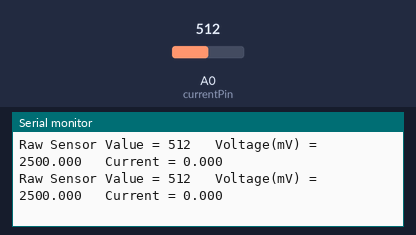
The sketch below on a simulated Arduino Uno, built with avr-gcc and run on an emulated ATmega328P. Parts: the last lines printed to the serial monitor. The inputs (shaded band) are chosen by the test bench; at power-on: A0 (currentPin) = 512.

Above: at 4.2 s.
4.3 s: A0 (currentPin) set to 981
At 4.48 s:
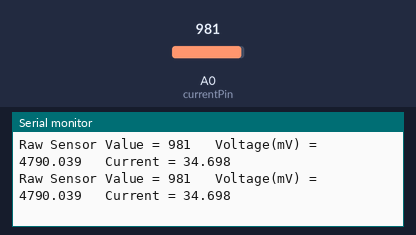
7.3 s: A0 (currentPin) set to 1010
At 7.36 s:
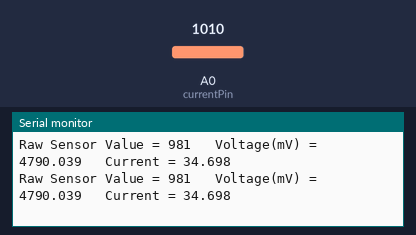
Timing chart, 0 to 10.3 s (numbered marks = the images above; inputs shaded):
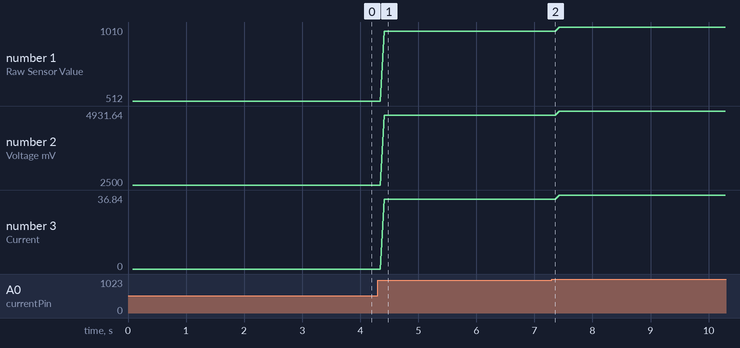

Measured:
- after the input at 4.3 s, the serial monitor: prints a new line after 0.11 s (image 1)
- plotted number 1: 512 → 981 after the input at 4.3 s, 981 → 1010 after the input at 7.3 s
- plotted number 2: 2500 → 4790.04 after the input at 4.3 s, 4790.04 → 4931.64 after the input at 7.3 s
- plotted number 3: 0 → 34.7 after the input at 4.3 s, 34.7 → 36.84 after the input at 7.3 s

The sketch:

currentsensor_sketch_jun22a.ino
```cpp
const int currentPin = A0;
int sensitivity = 66;
int adcValue= 0;
int offsetVoltage = 2500;
double adcVoltage = 0;
double currentValue = 0;
void setup()
{
  Serial.begin(9600);
  Serial.print(" Current Sensor ");
}

void loop()
{
  adcValue = analogRead(currentPin);
  adcVoltage = (adcValue / 1024.0) * 5000;
  currentValue = ((adcVoltage - offsetVoltage) / sensitivity);

  Serial.print("Raw Sensor Value = " );
  Serial.print(adcValue);
  Serial.print("\t Voltage(mV) = ");
  Serial.print(adcVoltage,3);
  Serial.print("\t Current = ");
  Serial.println(currentValue,3);


}
```
